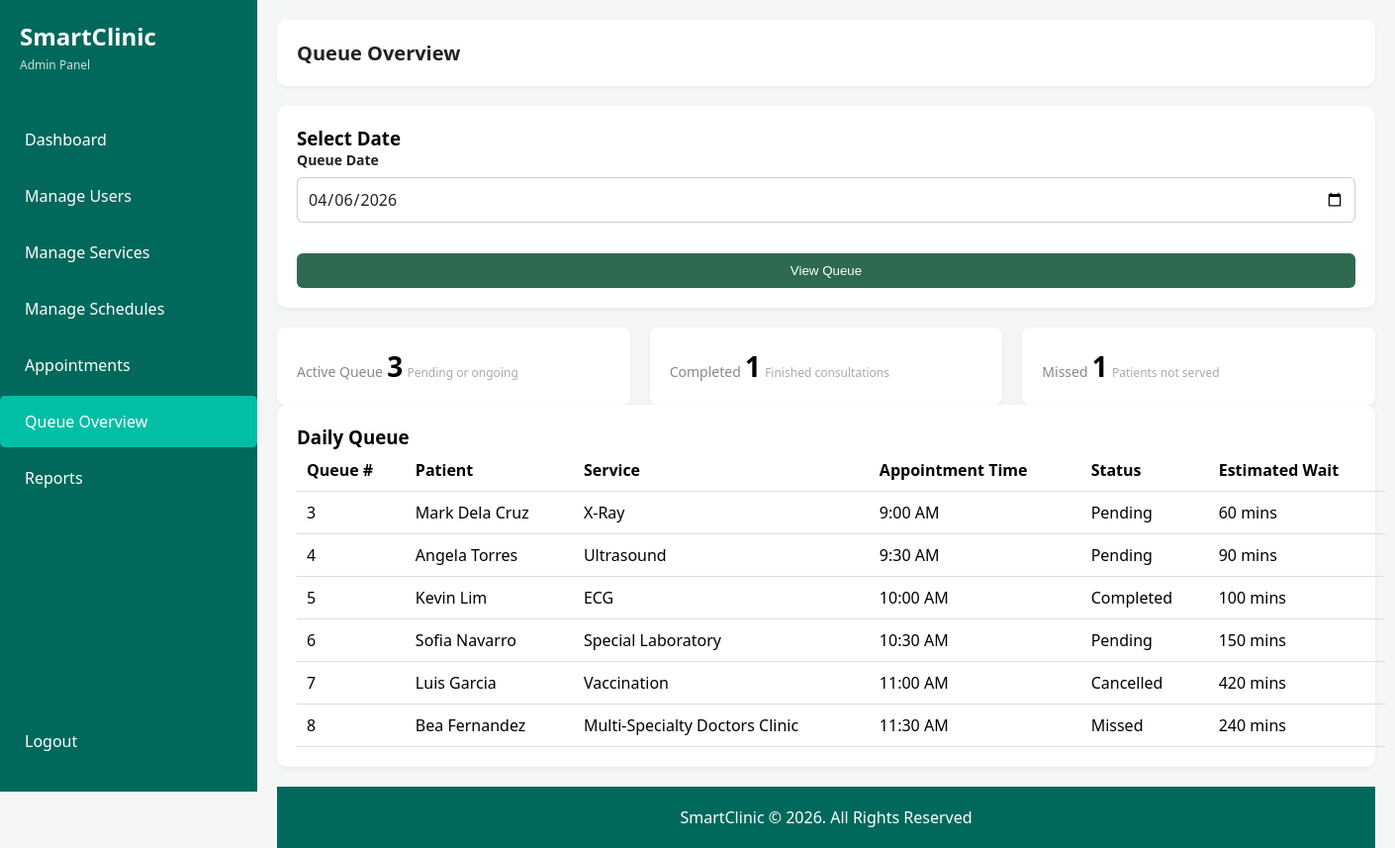
The page /admin/queue_overview.php?date=2026-04-06 (signed in) on the database its author committed.
### tables this page shows
CREATE TABLE `queue` (
  `queue_id` int(11) UNSIGNED NOT NULL COMMENT 'PK for queue',
  `appointment_id` int(11) UNSIGNED NOT NULL COMMENT 'FK appointments',
  `queue_number` int(11) UNSIGNED NOT NULL COMMENT 'Patient position in queue',
  `status` enum('pending','ongoing','completed','missed','cancelled') NOT NULL DEFAULT 'pending' COMMENT 'Current queue status',
  `estimated_wait` int(11) UNSIGNED NOT NULL DEFAULT 0 COMMENT 'Estimated waiting time in minutes',
  `created_at` timestamp NOT NULL DEFAULT current_timestamp() COMMENT 'Queue record creation date'
);

CREATE TABLE `users` (
  `user_id` int(11) UNSIGNED NOT NULL COMMENT 'PK for users',
  `role_id` int(11) UNSIGNED NOT NULL COMMENT 'FK for users',
  `first_name` varchar(100) NOT NULL COMMENT 'User first name',
  `last_name` varchar(100) NOT NULL COMMENT 'User last name',
  `email` varchar(100) NOT NULL COMMENT 'Unique email address',
  `password` varchar(255) NOT NULL COMMENT 'User password',
  `contact_number` varchar(20) DEFAULT NULL COMMENT 'User contact number',
  `address` text DEFAULT NULL COMMENT 'User address',
  `created_at` timestamp NOT NULL DEFAULT current_timestamp() COMMENT 'Account creation date'
);

CREATE TABLE `services` (
  `service_id` int(11) UNSIGNED NOT NULL COMMENT 'PK for services',
  `service_name` varchar(100) NOT NULL COMMENT 'Name of the clinic service',
  `description` text DEFAULT NULL COMMENT 'Description of service',
  `estimated_duration` int(11) UNSIGNED NOT NULL DEFAULT 30 COMMENT 'Estimated duration in minutes'
);

CREATE TABLE `appointments` (
  `appointment_id` int(11) UNSIGNED NOT NULL COMMENT 'PK for appointments',
  `patient_id` int(11) UNSIGNED NOT NULL COMMENT 'FK users',
  `service_id` int(11) UNSIGNED NOT NULL COMMENT 'FK services',
  `appointment_date` date NOT NULL COMMENT 'Date of the appointment',
  `appointment_time` time NOT NULL COMMENT 'Time of the appointment',
  `status` enum('pending','confirmed','ongoing','completed','missed','cancelled') NOT NULL DEFAULT 'pending' COMMENT 'Current appointment status',
  `created_at` timestamp NOT NULL DEFAULT current_timestamp() COMMENT 'Creation date'
);

### admin/queue_overview.php (the view, shortened to what this page needs)
<?php
require_once '../config/database.php';
$date = isset($_GET['date']) ? $_GET['date'] : date('Y-m-d');
$stmt = $conn->prepare("
    SELECT
        q.queue_id,
        q.queue_number,
        q.status,
        q.estimated_wait,
        a.appointment_id,
        a.appointment_date,
        a.appointment_time,
        u.first_name,
        u.last_name,
        s.service_name
    FROM queue q
    JOIN appointments a ON q.appointment_id = a.appointment_id
    JOIN users u ON a.patient_id = u.user_id
    JOIN services s ON a.service_id = s.service_id
    WHERE a.appointment_date = ?
    ORDER BY q.queue_number ASC
");
$stmt->bind_param("s", $date);
$stmt->execute();
$queue = $stmt->get_result();
$active_result = $conn->prepare("
    SELECT COUNT(*) AS total
    FROM queue q
    JOIN appointments a ON q.appointment_id = a.appointment_id
    WHERE a.appointment_date = ?
    AND q.status IN ('pending', 'ongoing')
");
$active_result->bind_param("s", $date);
$active_result->execute();
$active_count = $active_result->get_result()->fetch_assoc()['total'];
$completed_result = $conn->prepare("
    SELECT COUNT(*) AS total
    FROM queue q
    JOIN appointments a ON q.appointment_id = a.appointment_id
    WHERE a.appointment_date = ?
    AND q.status = 'completed'
");
$completed_result->bind_param("s", $date);
$completed_result->execute();
$completed_count = $completed_result->get_result()->fetch_assoc()['total'];
$missed_result = $conn->prepare("
    SELECT COUNT(*) AS total
    FROM queue q
    JOIN appointments a ON q.appointment_id = a.appointment_id
    WHERE a.appointment_date = ?
    AND q.status = 'missed'
");
$missed_result->bind_param("s", $date);
$missed_result->execute();
$missed_count = $missed_result->get_result()->fetch_assoc()['total'];
?>
<!DOCTYPE html>
<html lang="en">
<head>
    <link rel="stylesheet" href="../assets/css/styles.css">
</head>
<body class="dashboard-page admin-page">
<div class="app-container">
    <aside class="sidebar">
        <div class="logo">
            <h1>SmartClinic</h1>
            <span>Admin Panel</span>
        </div>
        <nav class="menu">
            <a href="dashboard.php" class="nav-item">Dashboard</a>
            <a href="manage_users.php" class="nav-item">Manage Users</a>
            <a href="manage_services.php" class="nav-item">Manage Services</a>
            <a href="manage_schedules.php" class="nav-item">Manage Schedules</a>
            <a href="manage_appointments.php" class="nav-item">Appointments</a>
            <a href="queue_overview.php" class="nav-item active">Queue Overview</a>
            <a href="reports.php" class="nav-item">Reports</a>
        </nav>
        <div class="logout">
            <a href="../logout.php" class="nav-item">Logout</a>
        </div>
    </aside>
    <main class="main-content">
        <header class="top-bar">
            <h2>Queue Overview</h2>
        </header>
        <div class="content-card">
            <h3>Select Date</h3>
            <form method="GET" class="crud-form">
                <div class="form-group">
                    <label for="date">Queue Date</label>
                    <input type="date" name="date" id="date" value="<?= htmlspecialchars($date) ?>">
                </div>
                <button type="submit" class="btn-primary">View Queue</button>
            </form>
        </div>
        <div class="stats-grid">
            <div class="stat-card">
                <div class="stat-info">
                    <span class="label">Active Queue</span>
                    <span class="value"><?= $active_count ?></span>
                    <span class="subtext">Pending or ongoing</span>
                </div>
            </div>
            <div class="stat-card">
                <div class="stat-info">
                    <span class="label">Completed</span>
                    <span class="value"><?= $completed_count ?></span>
                    <span class="subtext">Finished consultations</span>
                </div>
            </div>
            <div class="stat-card">
                <div class="stat-info">
                    <span class="label">Missed</span>
                    <span class="value"><?= $missed_count ?></span>
                    <span class="subtext">Patients not served</span>
                </div>
            </div>
        </div>
        <div class="content-card">
            <h3>Daily Queue</h3>
            <table class="styled-table">
                <thead>
                    <tr>
                        <th>Queue #</th>
                        <th>Patient</th>
                        <th>Service</th>
                        <th>Appointment Time</th>
                        <th>Status</th>
                        <th>Estimated Wait</th>
                    </tr>
                </thead>
                <tbody>
                    <?php while ($row = $queue->fetch_assoc()): ?>
                        <tr>
                            <td><?= $row['queue_number'] ?></td>
                            <td><?= htmlspecialchars($row['first_name'] . ' ' . $row['last_name']) ?></td>
                            <td><?= htmlspecialchars($row['service_name']) ?></td>
                            <td><?= date('g:i A', strtotime($row['appointment_time'])) ?></td>
                            <td><?= ucfirst($row['status']) ?></td>
                            <td><?= $row['estimated_wait'] ?> mins</td>
                        </tr>
                    <?php endwhile; ?>
                </tbody>
            </table>
        </div>
        <footer class="footer">
            SmartClinic © 2026. All Rights Reserved
        </footer>
    </main>
</div>
</body>
</html>

### assets/css/styles.css (style rules this page uses)
* { margin: 0; padding: 0; box-sizing: border-box; }
:root { --primary-teal: #00695c; --active-teal: #00bfa5; --bg-light: #f4f7f6; --text-gray: #666; }
body { margin: 0; font-family: 'Segoe UI', Tahoma, Geneva, Verdana, sans-serif; min-height: 100vh; background: var(--bg-light); }
body.dashboard-page { display: block; min-height: 100vh; background: var(--bg-light); }
.form-group { display: flex; flex-direction: column; gap: 8px; }
.form-group label { color: white; font-size: 14px; font-weight: 500; }
.form-group input { padding: 15px 20px; border: none; border-radius: 8px; background: rgba(255, 255, 255, 0.15); color: white; font-size: 15px; outline: none; transition: background 0.3s ease; }
.form-group input::placeholder { color: rgba(255, 255, 255, 0.6); }
.app-container { display: flex; height: 100vh; }
.sidebar { width: 260px; background-color: var(--primary-teal); color: white; display: flex; flex-direction: column; padding: 20px 0; }
.logo { padding: 0 20px 40px; }
.logo h1 { margin: 0; font-size: 24px; }
.logo span { font-size: 12px; opacity: 0.8; }
.nav-item { padding: 15px 25px; color: white; text-decoration: none; display: block; margin-bottom: 5px; border-radius: 5px; transition: background 0.2s; }
.nav-item:hover, .nav-item.active { background-color: var(--active-teal); }
.main-content { flex-grow: 1; background-color: var(--bg-light); display: flex; flex-direction: column; min-height: 100vh; }
.top-bar { padding: 20px; background: white; box-shadow: 0 2px 4px rgba(0,0,0,0.05); }
.top-bar h2 { margin: 0; font-size: 20px; }
.stats-grid { display: grid; grid-template-columns: repeat(auto-fit, minmax(180px, 1fr)); gap: 20px; }
.stat-card { background: white; padding: 20px; border-radius: 8px; display: flex; justify-content: space-between; align-items: center; box-shadow: 0 2px 6px rgba(0,0,0,0.05); }
.stat-info .label { font-size: 14px; color: #888; }
.stat-info .value { font-size: 28px; font-weight: bold; margin: 5px 0; }
.stat-info .subtext { font-size: 12px; color: #aaa; }
.footer { margin-top: auto; background: var(--primary-teal); color: white; text-align: center; padding: 20px; font-size: 1rem; }
.menu { display: flex; flex-direction: column; }
.logout { margin-top: auto; padding-top: 20px; }
.content-card { background: white; padding: 20px; border-radius: 8px; box-shadow: 0 2px 6px rgba(0,0,0,0.05); margin-bottom: 20px; }
.crud-form { display: grid; gap: 16px; }
.crud-form input, .crud-form select, .crud-form textarea, .data-table input, .data-table select, .data-table textarea { width: 100%; padding: 10px 12px; border: 1px solid #d8dfe3; border-radius: 6px; font: inherit; background: white; }
.admin-page { overflow-x: auto; }
input[type="date"] { color: #333; background-color: #fff; }
.admin-page .form-group label { color: #222 !important; font-weight: 600; }
.admin-page input, .admin-page select, .admin-page textarea { background: #fff !important; color: #222 !important; border: 1px solid #ccc; padding: 10px; border-radius: 6px; width: 100%; }
.admin-page .form-group { display: flex; flex-direction: column; margin-bottom: 15px; }
.content-card { background: #fff; padding: 20px; border-radius: 10px; margin-bottom: 20px; }
.btn-primary { background: #2d6a4f; color: white; padding: 10px 16px; border: none; border-radius: 6px; cursor: pointer; }
.styled-table { width: 100%; border-collapse: collapse; }
.styled-table th, .styled-table td { border-bottom: 1px solid #ddd; padding: 10px; text-align: left; }
.app-container { display: flex; min-height: 100vh; }
.sidebar { width: 260px; min-width: 260px; background-color: var(--primary-teal); color: white; display: flex; flex-direction: column; padding: 20px 0; position: sticky; top: 0; height: 100vh; overflow-y: auto; flex-shrink: 0; }
.main-content { flex: 1; min-width: 0; display: flex; flex-direction: column; padding: 20px; box-sizing: border-box; background-color: var(--bg-light); }
.top-bar { padding: 20px; background: white; box-shadow: 0 2px 4px rgba(0,0,0,0.05); border-radius: 10px; margin-bottom: 20px; }
.top-bar h2 { margin: 0; font-size: 20px; color: #222; }
.styled-table { width: 100%; min-width: 1100px; border-collapse: collapse; }
.styled-table th, .styled-table td { border-bottom: 1px solid #ddd; padding: 10px; text-align: left; vertical-align: middle; }
.admin-page { overflow-x: hidden; }
input[type="date"], input[type="time"] { color: #222 !important; background: #fff !important; }

### rows shown on the page
queue: queue_number "3", users.first_name+last_name "Mark Dela Cruz", services.service_name "X-Ray", appointment.appointment_time "9:00 AM", status "Pending", estimated_wait "60"
queue: queue_number "4", users.first_name+last_name "Angela Torres", services.service_name "Ultrasound", appointment.appointment_time "9:30 AM", status "Pending", estimated_wait "90"
queue: queue_number "5", users.first_name+last_name "Kevin Lim", services.service_name "ECG", appointment.appointment_time "10:00 AM", status "Completed", estimated_wait "100"
queue: queue_number "6", users.first_name+last_name "Sofia Navarro", services.service_name "Special Laboratory", appointment.appointment_time "10:30 AM", status "Pending", estimated_wait "150"
queue: queue_number "7", users.first_name+last_name "Luis Garcia", services.service_name "Vaccination", appointment.appointment_time "11:00 AM", status "Cancelled", estimated_wait "420"
queue: queue_number "8", users.first_name+last_name "Bea Fernandez", services.service_name "Multi-Specialty Doctors Clinic", appointment.appointment_time "11:30 AM", status "Missed", estimated_wait "240"

### other values the page prints
$active_count "3"
$completed_count "1"
$missed_count "1"
